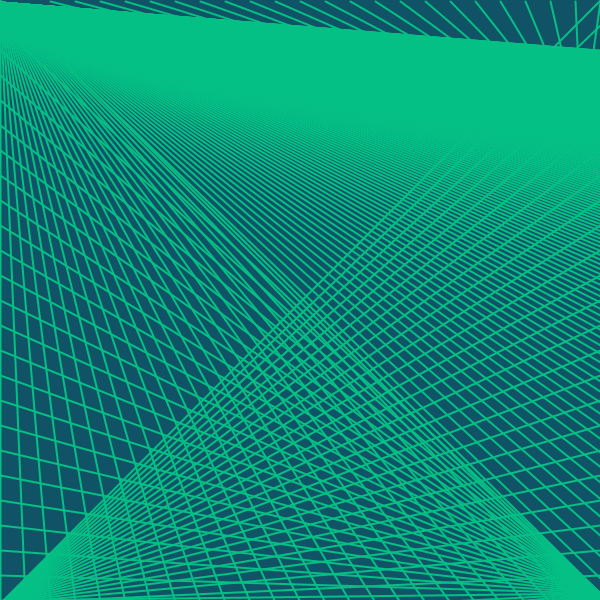
Frame 1 (no input)
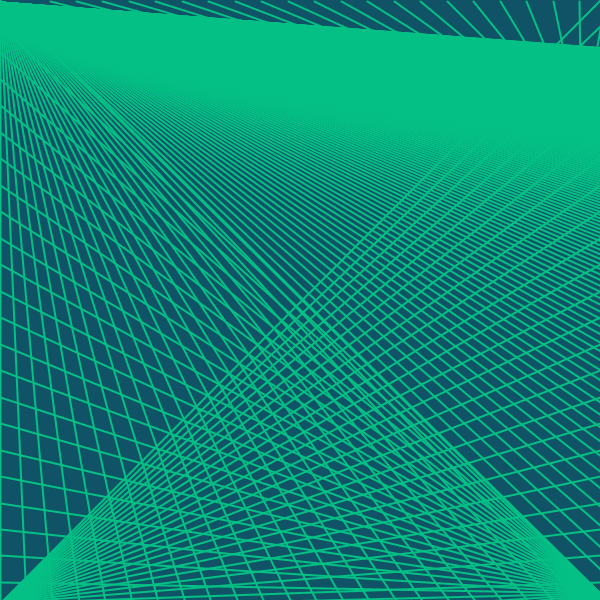
Frame 60 (the mouse pressed at the canvas centre just before this capture)
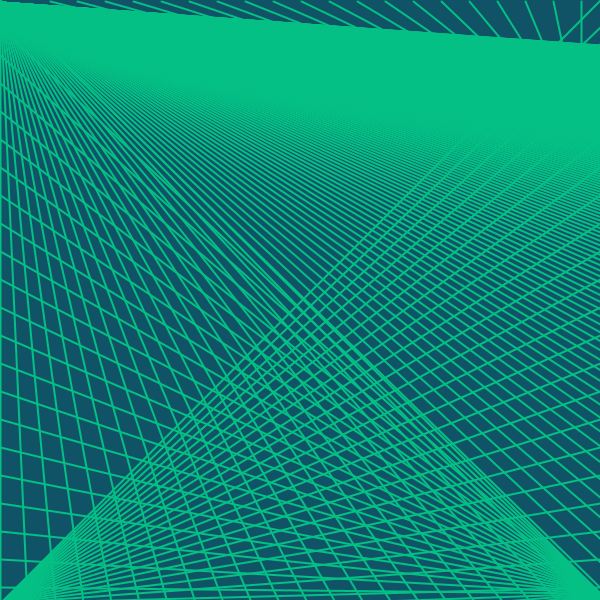
Frame 120 (the mouse held since frame 60 and released just before this capture)

The Processing sketch that drew these frames (run headless with seeded random() and noise(); from frame 60 on, the mouse is pressed at the canvas centre):

// Processing sketch: A3r3_240514a
// ── A3r3_240514a.pde
int numLines = 300; // Number of lines
float lineSpacing = 25; // Spacing between lines
float speed = 0.025; // Speed of animation

void setup() {
  size(600, 600);
  smooth();
}

void draw() {
  background(16,83,102);
  // Draw lines from the left side
  for (int i = 0; i < numLines; i++) {
    float y = i * lineSpacing; // Calculate y coordinate of line
    stroke(#04c084);
    strokeWeight(2);
    line(600, 593, 0, y); // Draw line
  }

  // Draw lines from the right side
  for (int i = 0; i < numLines; i++) {
    float y = i * lineSpacing; // Calculate y coordinate of line
    stroke(#04c084);
    strokeWeight(2);
    line(0, 603, 600, y); // Draw line
  }

  // Draw lines from the top
  for (int i = 0; i < numLines; i++) {
    float x = i * lineSpacing; // Calculate x coordinate of line
    stroke(#04c084);
    strokeWeight(2);
    line(x, 602, 0, 2); // Draw line
  }
    // Draw lines from the top
  for (int i = 0; i < numLines; i++) {
    float x = i * lineSpacing; // Calculate x coordinate of line
    stroke(#04c084);
    strokeWeight(2);
    line(x + 50, 1, 581, 135); // Draw line
    //rotate(0.0001 * frameCount);
  }

  
  // Update animation
  lineSpacing += speed;
  
  // Reset animation when lines go off-screen
  if (lineSpacing > 30) {
    speed= -0.025;
  }
  //
  if (lineSpacing < 25) {
     speed= 0.025;
  }
  println(lineSpacing);
}
